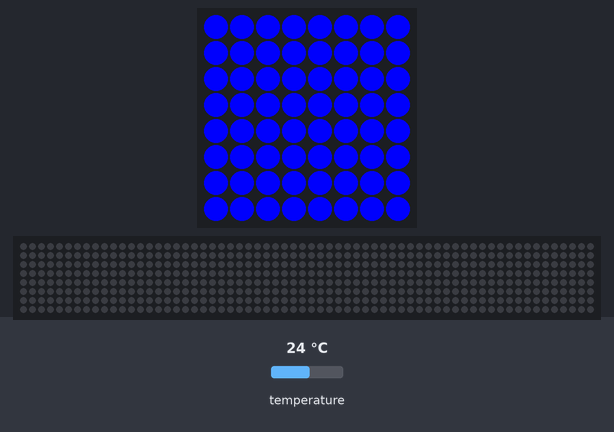
The program below on a simulated Raspberry Pi (BCM pin numbers) with a Sense HAT. On the bench: the Sense HAT's 8×8 RGB LED matrix, a strip that is not on the board, showing the scrolling text unrolled. The test bench sets the inputs (shaded band); at power-on: temperature 24 °C. The 64×8 strip is a reading aid, not a part: it shows the text the matrix is scrolling, unrolled, one strip-width of it at a time; what the program prints to the terminal is not drawn.

Above: at 0.03 s.
At 5.81 s:
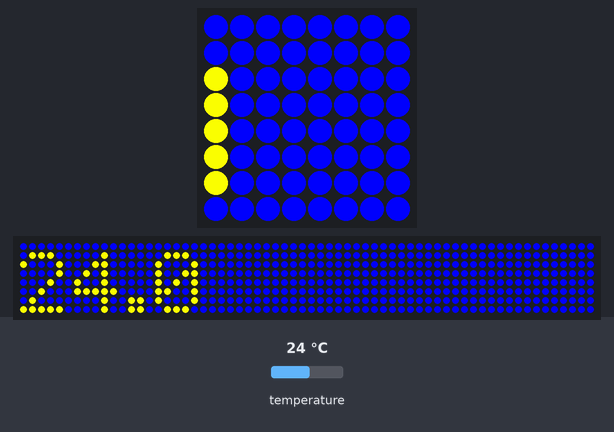
At 11.74 s:
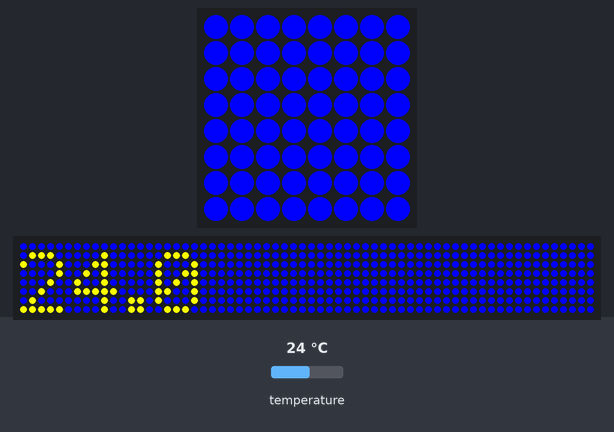
At 19.95 s:
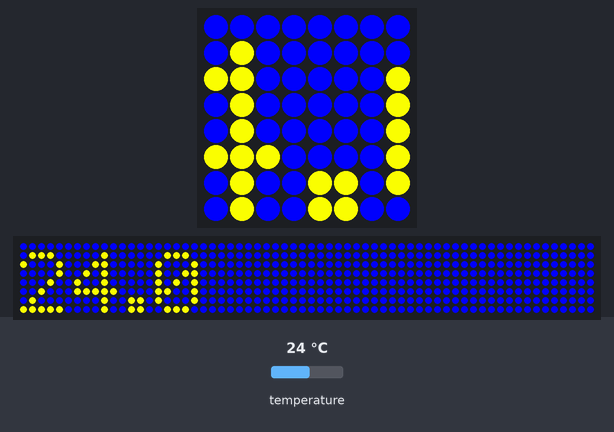
At 29.84 s:
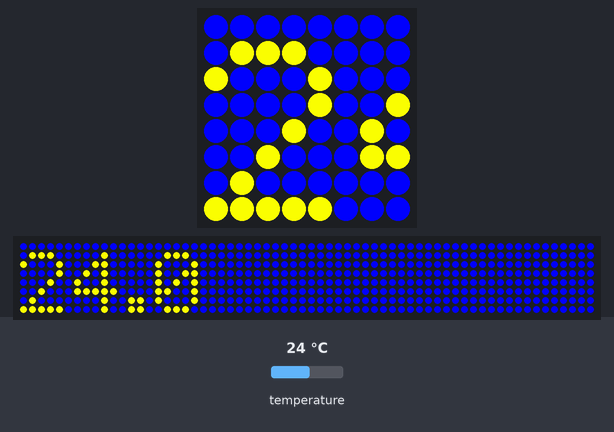
At 39.88 s:
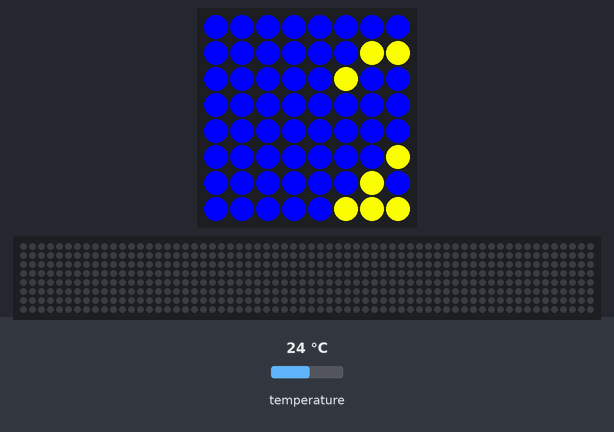

The program:

temperature.py
```python
from sense_hat import SenseHat
import random
import time

sense = SenseHat()

green = (0, 255, 0)
yellow = (255, 255, 0)
blue = (0, 0, 255)
red = (255, 0, 0)
white = (255,255,255)
nothing = (0,0,0)
pink = (255,105, 180)

sense.clear()

temp = sense.get_temperature()
print(temp)

while True:
  sense.show_message(str(round(temp, 2)), text_colour=yellow, back_colour=blue, scroll_speed=0.05)
```
